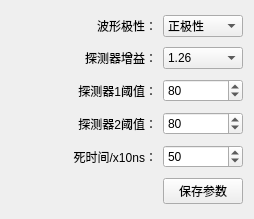
<?xml version="1.0" encoding="UTF-8"?>
<ui version="4.0">
 <class>FPGASetting</class>
 <widget class="QWidget" name="FPGASetting">
  <property name="geometry">
   <rect>
    <x>0</x>
    <y>0</y>
    <width>254</width>
    <height>219</height>
   </rect>
  </property>
  <property name="windowTitle">
   <string>硬件参数设置</string>
  </property>
  <layout class="QGridLayout" name="gridLayout">
   <item row="0" column="0">
    <widget class="QLabel" name="label_3">
     <property name="text">
      <string>波形极性：</string>
     </property>
     <property name="alignment">
      <set>Qt::AlignRight|Qt::AlignTrailing|Qt::AlignVCenter</set>
     </property>
    </widget>
   </item>
   <item row="0" column="1">
    <widget class="QComboBox" name="comboBox">
     <item>
      <property name="text">
       <string>正极性</string>
      </property>
     </item>
     <item>
      <property name="text">
       <string>负极性</string>
      </property>
     </item>
    </widget>
   </item>
   <item row="1" column="0">
    <widget class="QLabel" name="label_8">
     <property name="text">
      <string>探测器增益：</string>
     </property>
     <property name="alignment">
      <set>Qt::AlignRight|Qt::AlignTrailing|Qt::AlignVCenter</set>
     </property>
    </widget>
   </item>
   <item row="1" column="1">
    <widget class="QComboBox" name="comboBox_4">
     <property name="currentIndex">
      <number>4</number>
     </property>
     <item>
      <property name="text">
       <string>0.08</string>
      </property>
     </item>
     <item>
      <property name="text">
       <string>0.16</string>
      </property>
     </item>
     <item>
      <property name="text">
       <string>0.32</string>
      </property>
     </item>
     <item>
      <property name="text">
       <string>0.63</string>
      </property>
     </item>
     <item>
      <property name="text">
       <string>1.26</string>
      </property>
     </item>
     <item>
      <property name="text">
       <string>5.01</string>
      </property>
     </item>
     <item>
      <property name="text">
       <string>10.0</string>
      </property>
     </item>
    </widget>
   </item>
   <item row="2" column="0">
    <widget class="QLabel" name="label">
     <property name="text">
      <string>探测器1阈值：</string>
     </property>
     <property name="alignment">
      <set>Qt::AlignRight|Qt::AlignTrailing|Qt::AlignVCenter</set>
     </property>
    </widget>
   </item>
   <item row="2" column="1">
    <widget class="QSpinBox" name="spinBox">
     <property name="minimum">
      <number>1</number>
     </property>
     <property name="maximum">
      <number>65535</number>
     </property>
     <property name="value">
      <number>80</number>
     </property>
    </widget>
   </item>
   <item row="3" column="0">
    <widget class="QLabel" name="label_2">
     <property name="text">
      <string>探测器2阈值：</string>
     </property>
     <property name="alignment">
      <set>Qt::AlignRight|Qt::AlignTrailing|Qt::AlignVCenter</set>
     </property>
    </widget>
   </item>
   <item row="3" column="1">
    <widget class="QSpinBox" name="spinBox_2">
     <property name="minimum">
      <number>1</number>
     </property>
     <property name="maximum">
      <number>65535</number>
     </property>
     <property name="value">
      <number>80</number>
     </property>
    </widget>
   </item>
   <item row="4" column="0">
    <widget class="QLabel" name="label_6">
     <property name="text">
      <string>死时间/x10ns：</string>
     </property>
     <property name="alignment">
      <set>Qt::AlignRight|Qt::AlignTrailing|Qt::AlignVCenter</set>
     </property>
    </widget>
   </item>
   <item row="4" column="1">
    <widget class="QSpinBox" name="spinBox_3">
     <property name="minimum">
      <number>10</number>
     </property>
     <property name="maximum">
      <number>1000</number>
     </property>
     <property name="value">
      <number>50</number>
     </property>
    </widget>
   </item>
   <item row="5" column="0">
    <spacer name="horizontalSpacer">
     <property name="orientation">
      <enum>Qt::Horizontal</enum>
     </property>
     <property name="sizeHint" stdset="0">
      <size>
       <width>138</width>
       <height>20</height>
      </size>
     </property>
    </spacer>
   </item>
   <item row="5" column="1">
    <widget class="QPushButton" name="pushButton_save">
     <property name="text">
      <string>保存参数</string>
     </property>
    </widget>
   </item>
  </layout>
 </widget>
 <resources/>
 <connections/>
</ui>
